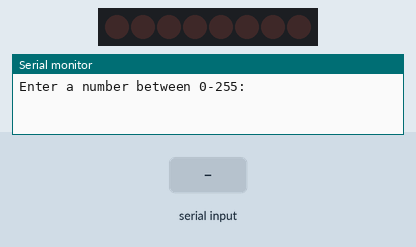
Simulated run of this sketch. Board: Arduino Uno, built with avr-gcc and run on an emulated ATmega328P. On the bench: 8 shift-register outputs drawn as a row of LEDs (first output left, lit = HIGH), the last lines printed to the serial monitor. Wiring (inferred from the names in the program): shift register (74HC595): data pin 12; shift clock pin 9; latch pin 11. Wiring (inferred from the signals the program sends): row of LEDs: on Q0, Q1, Q2, Q3, Q4, Q5, Q6, Q7. Inputs (shaded band) come from the test bench.

Above: at 1.2 s.
1.3 s: "90,45\n" received over Serial
At 2.2 s:
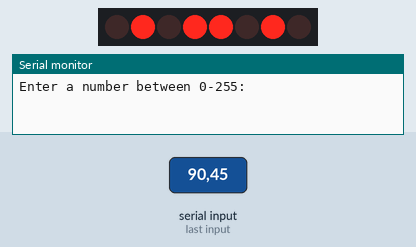
4.3 s: "30,150\n" received over Serial
At 6.4 s:
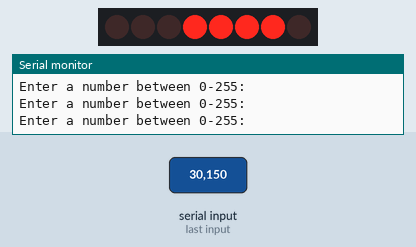
6.8 s: "0\n" received over Serial
At 9.7 s:
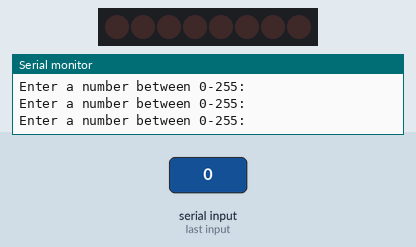
9.8 s: "5\n" received over Serial
At 12.3 s:
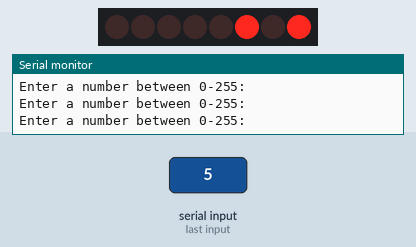
12.8 s: "200\n" received over Serial
At 13.8 s:
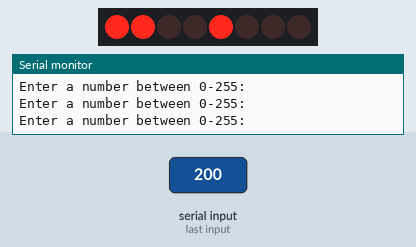
14.8 s: "90\n" received over Serial
At 16.5 s:
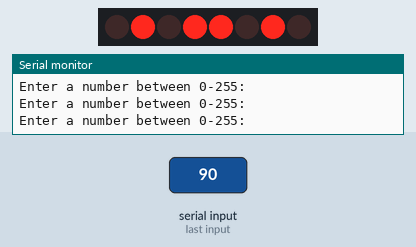
Timing chart, 0 to 17.8 s (numbered marks = the images above; inputs shaded):
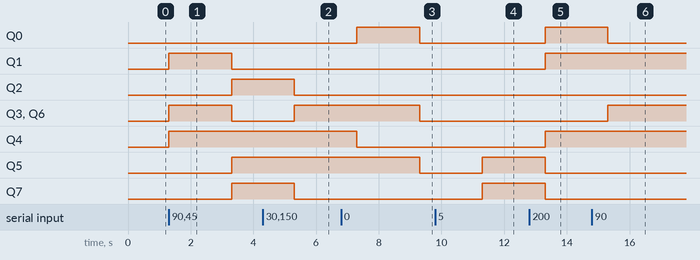

Measured:
- after the input at 1.3 s, Q1, Q3, Q6: LOW → HIGH at once, → LOW 2.0 s later; Q2, Q5, Q7: LOW → HIGH after 2.0 s; Q4: LOW → HIGH at once
- after the input at 4.3 s, Q2, Q7: HIGH → LOW after 1.0 s; Q3, Q6: LOW → HIGH after 1.0 s
- after the input at 9.8 s, Q5, Q7: LOW → HIGH after 1.5 s
- after the input at 12.8 s, Q0, Q1, Q4: LOW → HIGH after 0.51 s; Q5, Q7: HIGH → LOW after 0.51 s
- after the input at 14.8 s, Q0: HIGH → LOW after 0.51 s; Q3, Q6: LOW → HIGH after 0.51 s

The sketch:

shiftRegisterBinaryDisplay.ino
```cpp
const int latchPin = 11; // when to accept data LOW = accepting, HIGH = not accepting
const int clockPin = 9; // helps synchronize serial data to the shift register
const int dataPin = 12; // takes input

byte LEDs = 0;

void setup() {
  // put your setup code here, to run once:
  Serial.begin(9600);
  pinMode(latchPin, OUTPUT);
  pinMode(dataPin, OUTPUT);
  pinMode(clockPin, OUTPUT);

}

void loop() {
  // put your main code here, to run repeatedly:

  if(Serial.available())Serial.read();
  Serial.println("Enter a number between 0-255: ");
  while(Serial.available() == 0){}

  int temp = Serial.parseInt();
  LEDs = constrain(temp, 0, 255);


  digitalWrite(latchPin, LOW); // ready for data
  shiftOut(dataPin, clockPin, LSBFIRST, LEDs); // shift out byte of data bit by bit, clock does synchronization, least significant bit comes first, LEDs is data packet being sent.
  digitalWrite(latchPin, HIGH); // done accepting data
  delay(2000); // display value for 5 seconds
}
```
